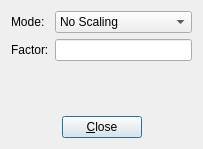
<?xml version="1.0" encoding="UTF-8"?>
<ui version="4.0">
 <class>TraceScalingDialog</class>
 <widget class="QDialog" name="TraceScalingDialog">
  <property name="geometry">
   <rect>
    <x>0</x>
    <y>0</y>
    <width>203</width>
    <height>149</height>
   </rect>
  </property>
  <property name="windowTitle">
   <string>Dialog</string>
  </property>
  <layout class="QVBoxLayout" name="verticalLayout">
   <item>
    <layout class="QGridLayout" name="gridLayout">
     <item row="0" column="0">
      <widget class="QLabel" name="label_2">
       <property name="text">
        <string>Mode:</string>
       </property>
      </widget>
     </item>
     <item row="0" column="1">
      <widget class="QComboBox" name="cbScalingMode">
       <item>
        <property name="text">
         <string>No Scaling</string>
        </property>
       </item>
       <item>
        <property name="text">
         <string>Fixed</string>
        </property>
       </item>
       <item>
        <property name="text">
         <string>Individual Traces</string>
        </property>
       </item>
       <item>
        <property name="text">
         <string>Entire Gather</string>
        </property>
       </item>
      </widget>
     </item>
     <item row="1" column="0">
      <widget class="QLabel" name="label_3">
       <property name="text">
        <string>Factor:</string>
       </property>
      </widget>
     </item>
     <item row="1" column="1">
      <widget class="QLineEdit" name="leScalingFactor"/>
     </item>
    </layout>
   </item>
   <item>
    <spacer name="verticalSpacer">
     <property name="orientation">
      <enum>Qt::Vertical</enum>
     </property>
     <property name="sizeHint" stdset="0">
      <size>
       <width>20</width>
       <height>40</height>
      </size>
     </property>
    </spacer>
   </item>
   <item>
    <layout class="QHBoxLayout" name="horizontalLayout">
     <item>
      <spacer name="horizontalSpacer">
       <property name="orientation">
        <enum>Qt::Horizontal</enum>
       </property>
       <property name="sizeHint" stdset="0">
        <size>
         <width>40</width>
         <height>20</height>
        </size>
       </property>
      </spacer>
     </item>
     <item>
      <widget class="QPushButton" name="pbClose">
       <property name="text">
        <string>&amp;Close</string>
       </property>
      </widget>
     </item>
     <item>
      <spacer name="horizontalSpacer_2">
       <property name="orientation">
        <enum>Qt::Horizontal</enum>
       </property>
       <property name="sizeHint" stdset="0">
        <size>
         <width>40</width>
         <height>20</height>
        </size>
       </property>
      </spacer>
     </item>
    </layout>
   </item>
  </layout>
 </widget>
 <resources/>
 <connections>
  <connection>
   <sender>pbClose</sender>
   <signal>clicked()</signal>
   <receiver>TraceScalingDialog</receiver>
   <slot>hide()</slot>
   <hints>
    <hint type="sourcelabel">
     <x>101</x>
     <y>127</y>
    </hint>
    <hint type="destinationlabel">
     <x>101</x>
     <y>74</y>
    </hint>
   </hints>
  </connection>
 </connections>
</ui>
